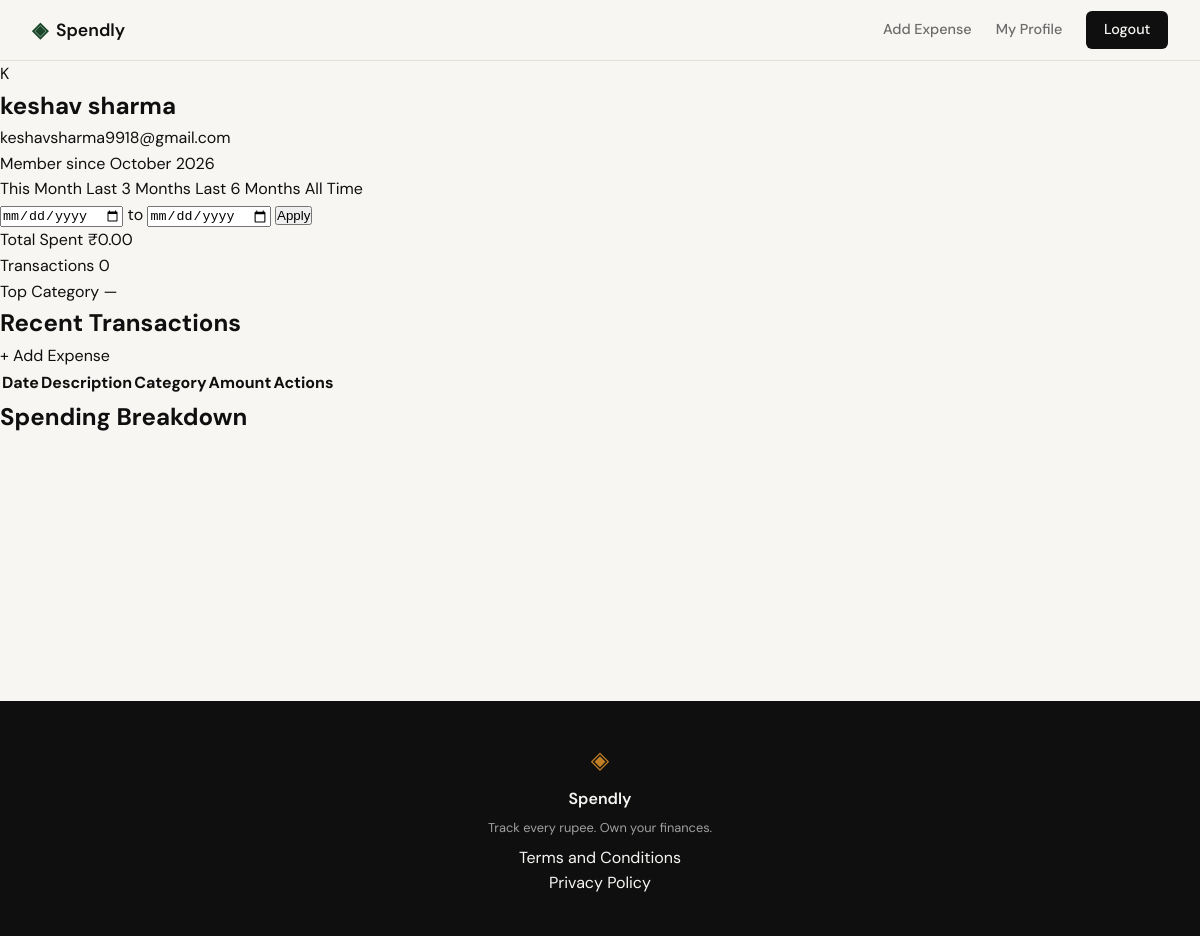
Page /profile (signed in) on the committed database.
### tables this page shows
CREATE TABLE users (
                id INTEGER PRIMARY KEY AUTOINCREMENT,
                username TEXT UNIQUE NOT NULL,
                password TEXT NOT NULL,
                email TEXT UNIQUE NOT NULL,
                created_at TEXT DEFAULT (datetime('now'))
            );

### app.py (the view)
@app.route("/profile")
@login_required
def profile():
    user_id = session.get('user_id')
    date_from = request.args.get('date_from')
    date_to = request.args.get('date_to')
    preset = request.args.get('preset')
    today = datetime.now()
    if preset == 'this_month':
        date_to = today.strftime('%Y-%m-%d')
        date_from = today.replace(day=1).strftime('%Y-%m-%d')
    elif preset == 'last_3':
        date_to = today.strftime('%Y-%m-%d')
        date_from = (today - timedelta(days=90)).strftime('%Y-%m-%d')
    elif preset == 'last_6':
        date_to = today.strftime('%Y-%m-%d')
        date_from = (today - timedelta(days=180)).strftime('%Y-%m-%d')
    elif preset == 'all':
        date_from = date_to = None
    valid_from = None
    valid_to = None
    try:
        if date_from:
            datetime.strptime(date_from, '%Y-%m-%d')
            valid_from = date_from
        if date_to:
            datetime.strptime(date_to, '%Y-%m-%d')
            valid_to = date_to
    except ValueError:
        valid_from = valid_to = None
    if valid_from and valid_to and valid_from > valid_to:
        flash("Start date must be before end date.")
        valid_from = valid_to = None
    user = get_user_by_id(user_id)
    stats = get_summary_stats(user_id, valid_from, valid_to)
    transactions = get_recent_transactions(user_id, date_from=valid_from, date_to=valid_to)
    categories = get_category_breakdown(user_id, valid_from, valid_to)
    return render_template(
        "profile.html",
        user=user,
        stats=stats,
        transactions=transactions,
        categories=categories,
        date_from=valid_from,
        date_to=valid_to,
        active_preset=preset
    )

### app.py (called while the page is built)
def login_required(f):
    @wraps(f)
    def decorated_function(*args, **kwargs):
        if 'user_id' not in session:
            flash("Please log in to access this page.")
            return redirect(url_for('login'))
        return f(*args, **kwargs)
    return decorated_function

### database/db.py (called while the page is built)
def get_db():
    conn = sqlite3.connect(DATABASE)
    conn.row_factory = sqlite3.Row
    conn.execute("PRAGMA foreign_keys = ON;")
    return conn

### database/queries.py (called while the page is built, shortened)
def get_user_by_id(user_id):
    with get_db() as conn:
        user = conn.execute(
            "SELECT username, email, created_at FROM users WHERE id = ?",
            (user_id,)
        ).fetchone()
        if not user:
            return None
        try:
            dt = datetime.strptime(user['created_at'], '%Y-%m-%d %H:%M:%S')
            member_since = dt.strftime('%B %Y')
        except (ValueError, TypeError):
            member_since = "Unknown"
        return {
            "name": user['username'],
            "email": user['email'],
            "member_since": member_since
        }

def get_recent_transactions(user_id, limit=10, date_from=None, date_to=None):
    with get_db() as conn:
        query = "SELECT id, date, description, category, amount FROM expenses WHERE user_id = ?"
        params = [user_id]
        if date_from and date_to:
            query += " AND date BETWEEN ? AND ?"
            params.extend([date_from, date_to])
        query += " ORDER BY date DESC, created_at DESC LIMIT ?"
        params.append(limit)
        rows = conn.execute(query, params).fetchall()
        return [
            {
                "id": row['id'],
                "date": row['date'],
                "description": row['description'],
                "category": row['category'],
                "amount": f"{row['amount']:,.2f}"
            }
            for row in rows
        ]

def get_category_breakdown(user_id, date_from=None, date_to=None):
    with get_db() as conn:
        query = "SELECT category, SUM(amount) as total FROM expenses WHERE user_id = ?"
        params = [user_id]
        if date_from and date_to:
            query += " AND date BETWEEN ? AND ?"
            params.extend([date_from, date_to])
        query += " GROUP BY category ORDER BY total DESC"
        rows = conn.execute(query, params).fetchall()
        if not rows:
            return []

### templates/profile.html (shortened to what this page needs)
{% extends "base.html" %}
{% block content %}
<section class="profile-section">
    <div class="profile-container">
        <div class="profile-card">
            <div class="user-avatar">
                {{ user.name[0] | upper }}
            </div>
            <div class="user-details">
                <h1 class="user-name">{{ user.name }}</h1>
                <p class="user-email">{{ user.email }}</p>
                <span class="user-badge">Member since {{ user.member_since }}</span>
            </div>
        </div>
        <div class="filter-bar">
            <div class="presets">
                <a href="{{ url_for('profile', preset='this_month') }}"
                   class="preset-btn {{ 'active' if active_preset == 'this_month' }}">This Month</a>
                <a href="{{ url_for('profile', preset='last_3') }}"
                   class="preset-btn {{ 'active' if active_preset == 'last_3' }}">Last 3 Months</a>
                <a href="{{ url_for('profile', preset='last_6') }}"
                   class="preset-btn {{ 'active' if active_preset == 'last_6' }}">Last 6 Months</a>
                <a href="{{ url_for('profile', preset='all') }}"
                   class="preset-btn {{ 'active' if not active_preset or active_preset == 'all' }}">All Time</a>
            </div>
            <form method="GET" action="{{ url_for('profile') }}" class="custom-range">
                <input type="date" name="date_from" value="{{ date_from or '' }}" class="date-input">
                <span class="range-sep">to</span>
                <input type="date" name="date_to" value="{{ date_to or '' }}" class="date-input">
                <button type="submit" class="btn-apply">Apply</button>
            </form>
        </div>
        <div class="stats-grid">
            <div class="stat-item">
                <span class="stat-label">Total Spent</span>
                <span class="stat-value">₹{{ stats.total_spent }}</span>
            </div>
            <div class="stat-item">
                <span class="stat-label">Transactions</span>
                <span class="stat-value">{{ stats.transaction_count }}</span>
            </div>
            <div class="stat-item">
                <span class="stat-label">Top Category</span>
                <span class="stat-value">{{ stats.top_category }}</span>
            </div>
        </div>
        <div class="history-section">
            <div class="section-header">
                <h2 class="section-title">Recent Transactions</h2>
                <a href="{{ url_for('add_expense') }}" class="btn-add-expense">+ Add Expense</a>
            </div>
            <div class="table-wrapper">
                <table class="transactions-table">
                    <thead>
                        <tr>
                            <th>Date</th>
                            <th>Description</th>
                            <th>Category</th>
                            <th>Amount</th>
                            <th>Actions</th>
                        </tr>
                    </thead>
                </table>
            </div>
        </div>
        <div class="breakdown-section">
            <h2 class="section-title">Spending Breakdown</h2>
        </div>
    </div>
</section>
{% endblock %}

### static/css/style.css (style rules this page uses)
:root { --ink: #0f0f0f; --ink-soft: #2d2d2d; --ink-muted: #6b6b6b; --ink-faint: #a0a0a0; --paper: #f7f6f3; --paper-warm: #f0ede6; --paper-card: #ffffff; --accent: #1a472a; --accent-light: #e8f0eb; --accent-2: #c17f24; --accent-2-light: #fdf3e3; --danger: #c0392b; --danger-light: #fdecea; --border: #e4e1da; --border-soft: #eeebe4; --font-display: 'DM Serif Display', Georgia, serif; --font-body: 'DM Sans', system-ui, sans-serif; --max-width: 1200px; --auth-width: 440px; --radius-sm: 6px; --radius-md: 12px; --radius-lg: 20px; }
*, *::before, *::after { box-sizing: border-box; margin: 0; padding: 0; }
html { font-size: 16px; scroll-behavior: smooth; }
body { background: var(--paper); color: var(--ink); font-family: var(--font-body); font-size: 1rem; line-height: 1.6; -webkit-font-smoothing: antialiased; }
a { color: inherit; text-decoration: none; }

### rows in the picture
users: username "K", name "keshav sharma", email "keshavsharma9918@gmail.com"

### other values in the picture
{{ user.member_since }} "October 2026"
{{ stats.total_spent }} "0.00"
{{ stats.transaction_count }} "0"
{{ stats.top_category }} "—"
